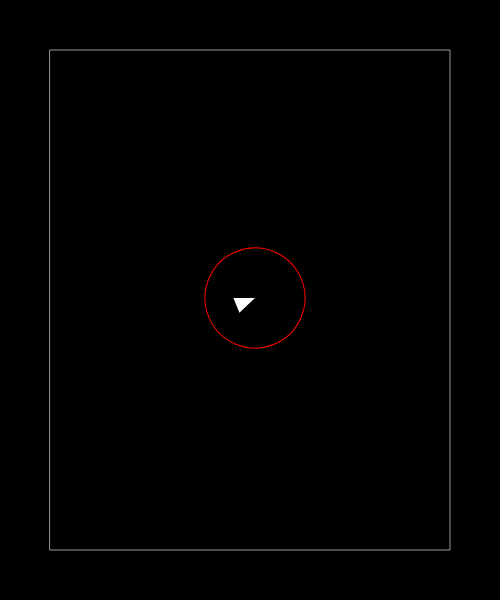
Frame 1 (no input)
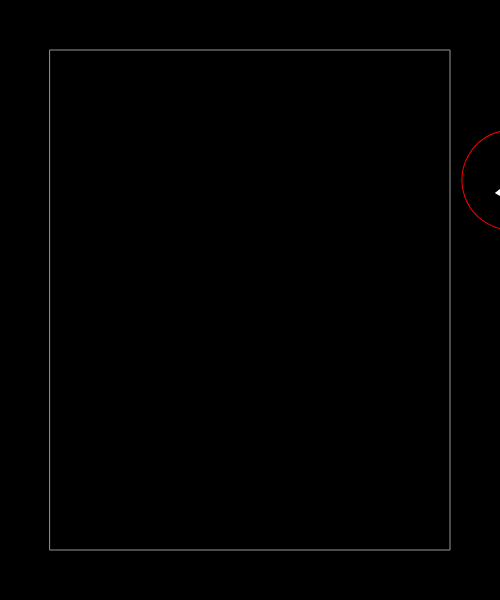
Frame 60 (no input)
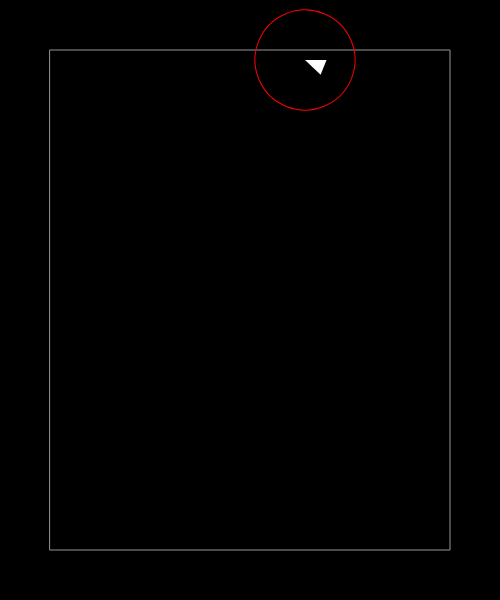
Frame 120 (the mouse pressed at the canvas centre since frame 60)

The p5.js sketch that drew these frames (run headless with seeded random() and noise() and a simulated clock; from frame 60 on, the mouse is pressed at the canvas centre):

// p5.js sketch
// ── sketch.js
"use strict"
//use antonomous agent
var v;
var MARGIN = 50;
function setup() {
  createCanvas(500,600);
  noStroke();
  fill(255);
  
  v = new Vehicle(width/2, height/2);
  v.vel = createVector(5, -2);
}

function draw() {
  background(0);
  //area
  noFill();
  stroke(150);
  rect(MARGIN, MARGIN, width - MARGIN*2, height - MARGIN*2);
  var target = createVector(mouseX, mouseY);
  //v.seek(target);
  v.update();
  v.checkArea();
  v.display();
}
// ── Vehicle.js
"use strict";

class Vehicle{
  
  constructor(x,y){
    this.pos = createVector(x,y);
    this.vel = createVector(0,0);
    this.acc = createVector(0,0);
    
    this.angle = 0;
    this.maxDesireVel = 5;//maxSpeed in the book
    this.maxSteerForce = 0.2;//for steerForce, maxForce in the book
    
    this.brakeRad = 100;//sha che // the detective area
  }
  
  applyForce(force){
    //force.div(this.mass);
    this.acc.add(force);
  }
  seek(target){
    var desireVel = p5.Vector.sub(target,this.pos);
    var distance = desireVel.mag();
    if(distance > this.brakeRad){
      desireVel.mult(this.maxDesireVel);//maxSpeed in book
    }else{
      //slow down
      var mappedMag = map(distance, 0, this.brakeRad, 0, this.maxDesireVel);
      desireVel.mult(mappedMag);
    }
    // if taking out normalize(), the desireVel will respond to the distance. like ease in/out effect.
    // desireVel.normalize();//taking out normalize(), the desireVel will respond to the distance. like ease in/out effect.
    // desireVel.mult(this.maxDesireVel);//maxSpeed 
    
    var steerForce = p5.Vector.sub(desireVel, this.vel);
    //steerForce.normalize().mult(0.05);//maxForce in the book
    steerForce.limit(this.maxSteerForce);//maxForce
    this.applyForce(steerForce);
  }
  
  checkArea(){
    //dont understand at all
    //x
    if(this.pos.x < MARGIN){
      var desireVel = createVector(this.maxDesireVel, this.vel.y);
      var steerForce = p5.Vector.sub(desireVel, this.vel);
      steerForce.limit(this.maxSteerForce);//maxForce
      this.applyForce(steerForce);
    }else if(this.pos.x > width - MARGIN){
      var desireVel = createVector(-this.maxDesireVel, this.vel.y);
      var steerForce = p5.Vector.sub(desireVel, this.vel);
      steerForce.limit(this.maxSteerForce);//maxForce
      this.applyForce(steerForce);
    }
    
    //y
    if(this.pos.y < MARGIN){
      var desireVel = createVector(this.vel.x,this.maxDesireVel);
      var steerForce = p5.Vector.sub(desireVel, this.vel);
      steerForce.limit(this.maxSteerForce);//maxForce
      this.applyForce(steerForce);
    }else if(this.pos.y > height - MARGIN){
      var desireVel = createVector(this.vel.x, -this.maxDesireVel);
      var steerForce = p5.Vector.sub(desireVel, this.vel);
      steerForce.limit(this.maxSteerForce);//maxForce
      this.applyForce(steerForce);
    }
    
  }
  update(){
    this.vel.add(this.acc);
    this.pos.add(this.vel);
    this.acc.mult(0);
    
    this.angle = this.vel.heading();
    //this.vel.mult(0.98);
  }
  
  display(){
    push();
    translate(this.pos.x, this.pos.y);
    rotate(this.angle);
    
    //debugging mode to see the check area.
    noFill();
    stroke(255,0,0);
    ellipse(0,0,this.brakeRad,this.brakeRad);
    
    noStroke();
    fill(255);
    //draw the triangle
    triangle(0,0,-20, -8, -20, 8);
    pop();
  }
}
